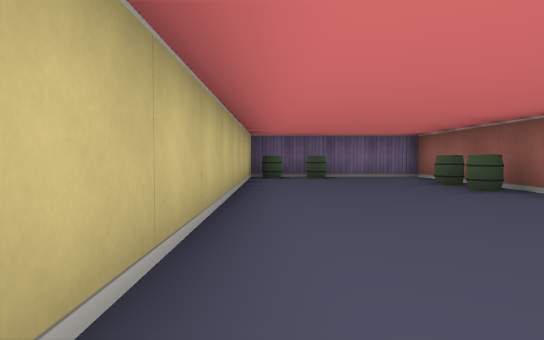
[1] (above)

16 first-person views from a walk through a cub3D ray-caster map. The camera is about half as high as the walls, tilts 2° down and sees 75° across. The floor is counted in squares. Each view is taken from the middle of a square. On the plan, view 1 faces up. The plan holds only what a view shows up to about 9 squares ahead; the rest is blank.

[2]
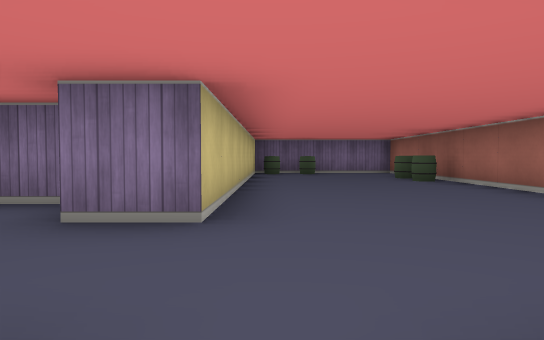

[3]
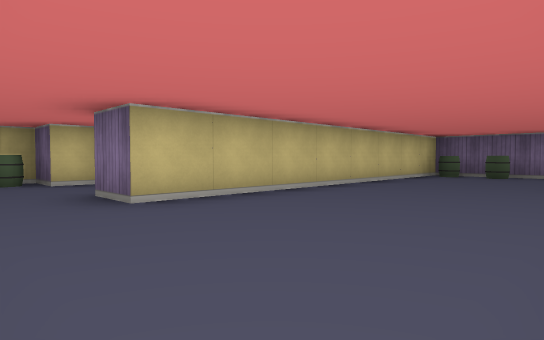

[4]
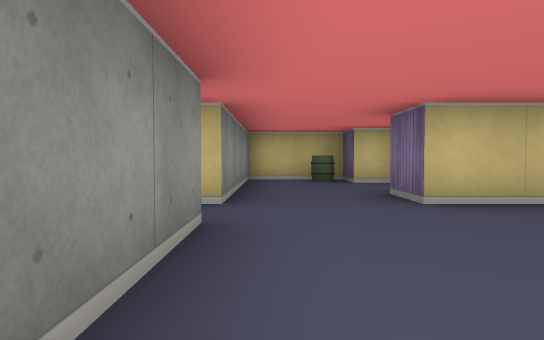

[5]
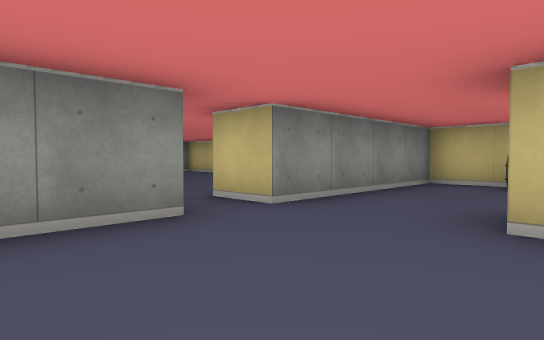

[6]
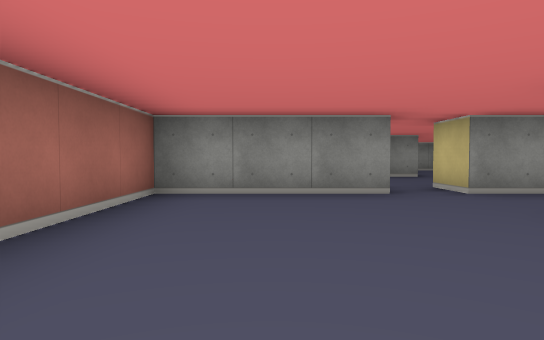

[7]
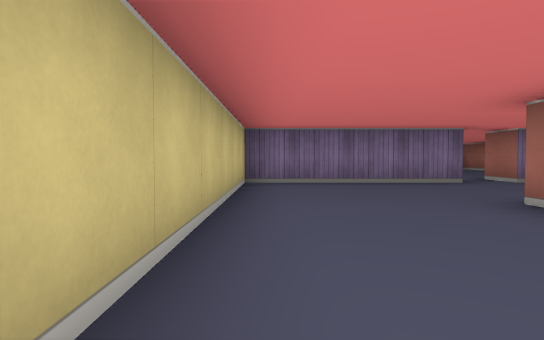

[8]
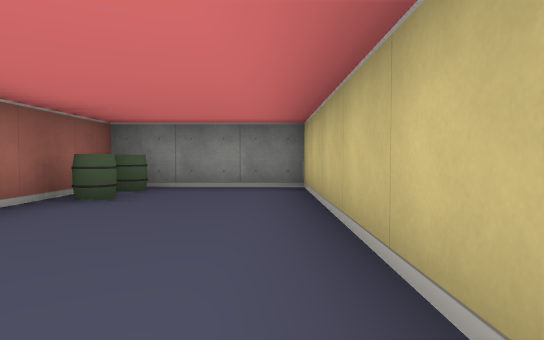

[9]
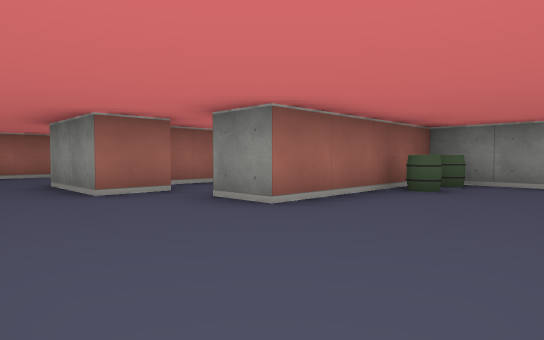

[10]
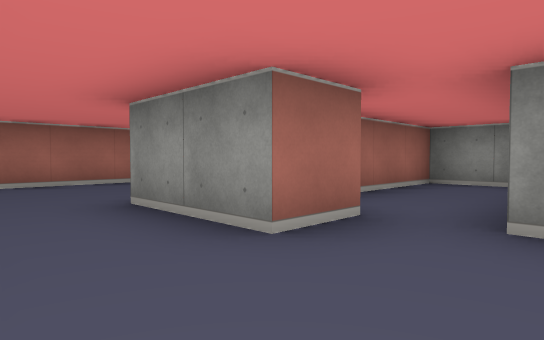

[11]
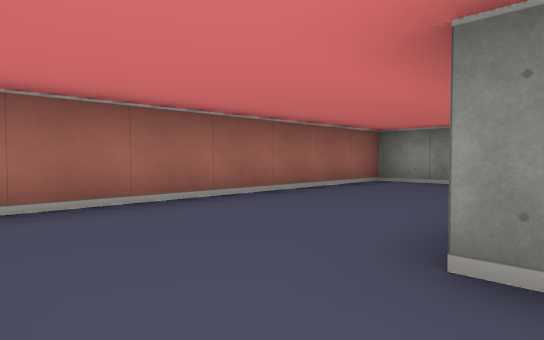

[12]
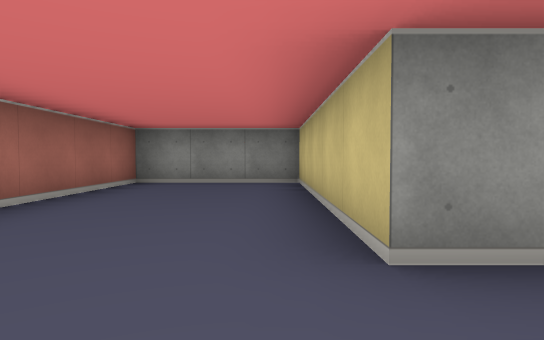

[13]
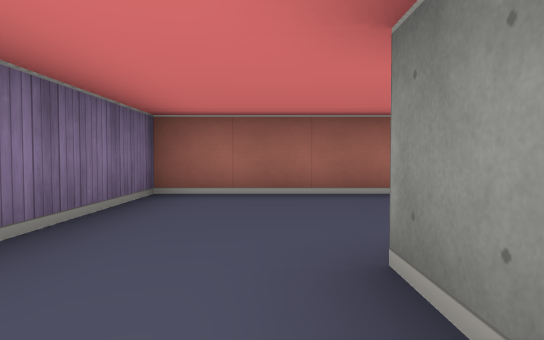

[14]
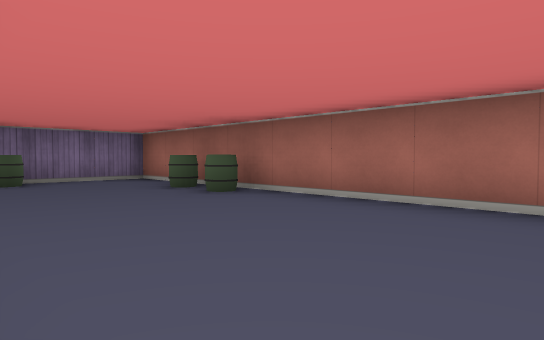

[15]
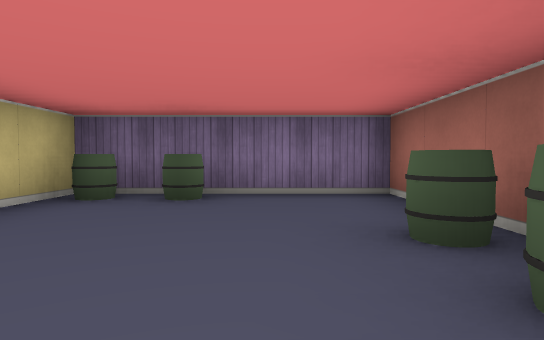

[16]
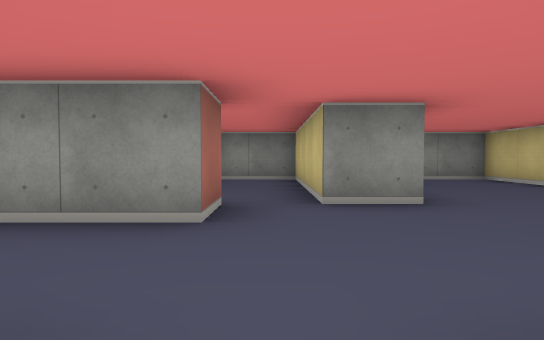

### Floor plan
Ten units are one square. View 1 is at (0, 0); x grows to the right and y downward. Boxes are objects, and circles mark ways between rooms. Rooms are numbered by the first view taken in them; rooms with no view inside come last. Other rooms are left out.
<svg viewBox="-50 -90 110 190">
<path fill="none" stroke="#000" d="M-20 -15 -28 -15M5 15 35 15 35 -85 -5 -85 -5 -5 -15 -5M-35 -12 -35 -5 -45 -5 -45 15 -5 15M5 55 5 45 25 45M5 25 5 15M-5 15 -5 25 -45 25 -45 95 -15 95 -15 55 -5 55M25 45 25 95 55 95 55 25 29 25M-5 55 -5 95 15 95 15 60"/>
<rect x="-45" y="-5" width="10" height="10" fill="#bbb"><title>barrel</title></rect>
<rect x="-5" y="-85" width="10" height="10" fill="#bbb"><title>barrel</title></rect>
<rect x="5" y="-85" width="10" height="10" fill="#bbb"><title>barrel</title></rect>
<rect x="25" y="-55" width="10" height="10" fill="#bbb"><title>barrel</title></rect>
<rect x="25" y="-65" width="10" height="10" fill="#bbb"><title>barrel</title></rect>
<rect x="-25" y="85" width="10" height="10" fill="#bbb"><title>barrel</title></rect>
<rect x="-25" y="75" width="10" height="10" fill="#bbb"><title>barrel</title></rect>
<circle cx="0" cy="20" r="3" fill="#2a7"/>
<circle cx="15" cy="35" r="3" fill="#2a7"/>
<circle cx="0" cy="50" r="3" fill="#2a7"/>
<text x="10" y="-30">1</text>
<text x="-20" y="50">2</text>
<text x="40" y="60">3</text>
<text x="0" y="70">4</text>
</svg>
Room 1 opens to room 2. Room 2 opens to room 3. Room 2 opens to room 4.

Where each view was taken, in squares from view 1:
view 1: 0 up, 0 right, facing up
view 2: 2 down, 0 right, facing up
view 3: 1 down, 3 right, facing up-left
view 4: 1 down, 3 right, facing left
view 5: 1 up, 2 right, facing down-left
view 6: 3 up, 2 right, facing down
view 7: 9 down, 4 left, facing up
view 8: 4 down, 4 left, facing down
view 9: 3 down, 4 left, facing down-right
view 10: 3 down, 1 left, facing down-right
view 11: 3 down, 2 right, facing down-right
view 12: 3 down, 3 right, facing down
view 13: 4 down, 1 right, facing right
view 14: 1 up, 0 right, facing up-right
view 15: 4 up, 2 right, facing up
view 16: 2 down, 0 right, facing down
